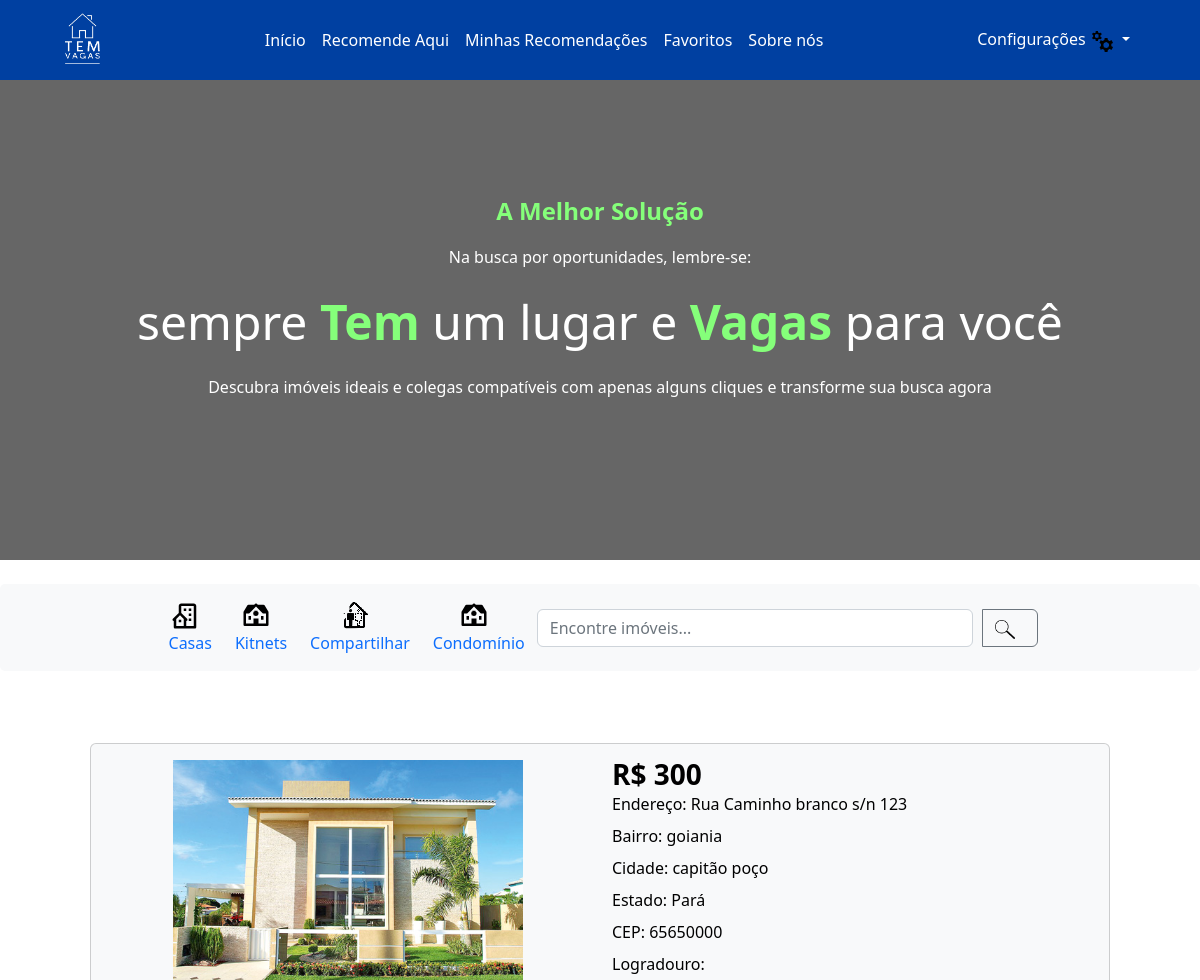
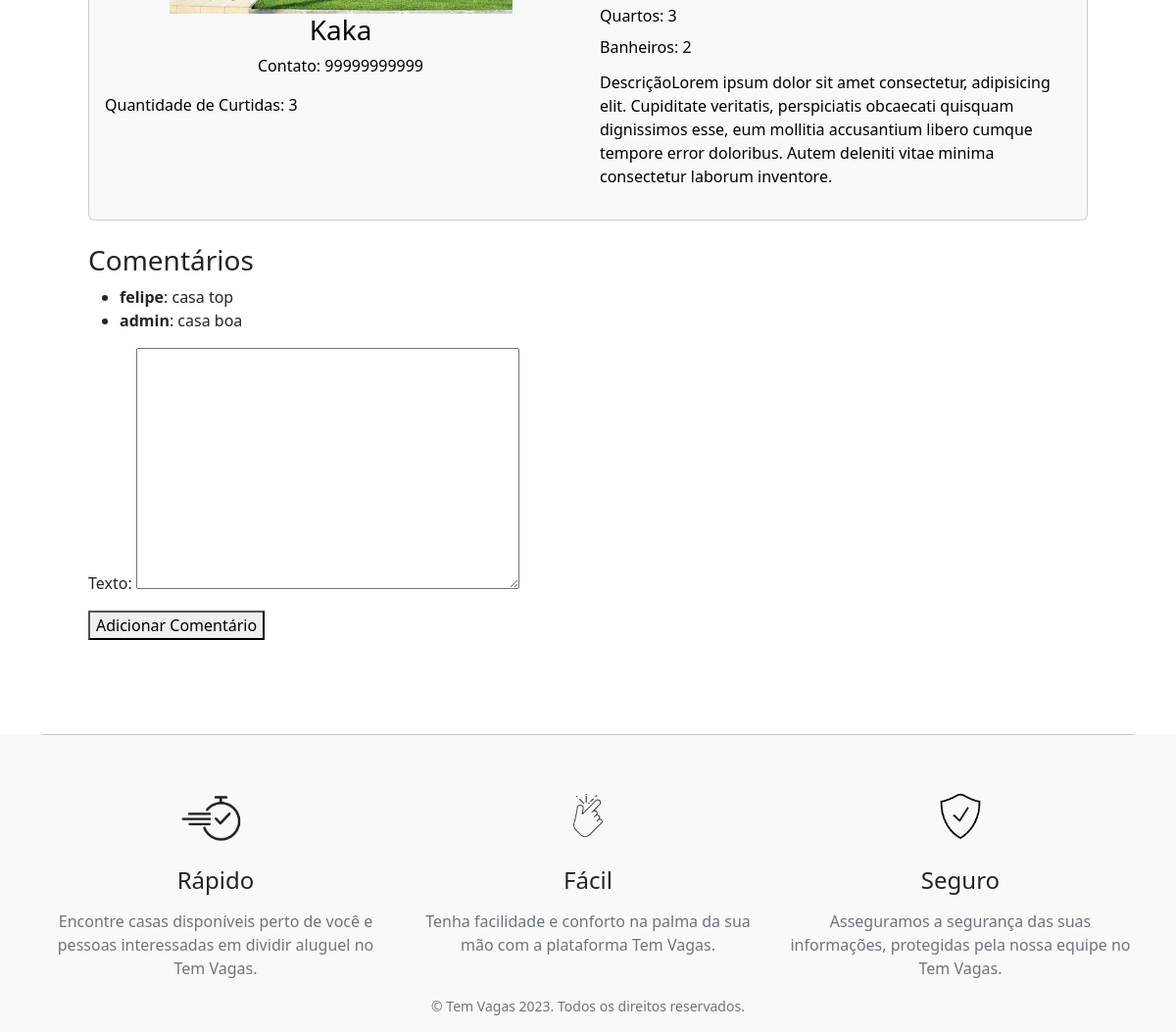
Page /adicionar-comentario/12/ (signed in) on the committed database (2 pictures, top to bottom).
### posts_app/models.py (models this page shows, shortened)
class recomendacoes(models.Model):
    nome = models.CharField(max_length=100)
    telefone = models.CharField(max_length=15)
    TIPOS_IMOVEL = [
        ('Casa', 'Casa'),
        ('Kitnet', 'Kit-net'),
        ('Compartilhar', 'Compartilhar'),
        ('Condominio', 'Condomínio'),
    ]
    tipo_imovel = models.CharField(max_length=100, choices=TIPOS_IMOVEL)
    endereco = models.CharField(max_length=255)
    numero = models.CharField(max_length=5)
    bairro = models.CharField(max_length=255)
    cidade = models.CharField(max_length=15)
    estado = models.CharField(max_length=15)
    cep = models.CharField(max_length=8)
    valor_aluguel = models.CharField(max_length=10)
    quantidade_quartos = models.CharField(max_length=2)
    quantidade_banheiros = models.CharField(max_length=2)
    descricao = models.TextField()
    image = models.ImageField(upload_to='images/', blank=True, null=True)
    create_at = models.DateTimeField(auto_now_add=True)
    owner = models.ForeignKey(get_user_model(), on_delete=models.CASCADE, null=True)
    curtidas = models.ManyToManyField(get_user_model(), through='Curtida', related_name='curtidas')
    favoritos = models.ManyToManyField(get_user_model(), through='Favorito', related_name='favoritos')
    class Meta:
        verbose_name = 'Imovel'
        verbose_name_plural = 'Imoveis'
        ordering = ['id']

class Comentario(models.Model):
    usuario = models.ForeignKey(get_user_model(), on_delete=models.CASCADE)
    recomendacao = models.ForeignKey(recomendacoes, on_delete=models.CASCADE, related_name='comentarios')
    texto = models.TextField()
    data_criacao = models.DateTimeField(auto_now_add=True)

### accounts/models.py (models this page shows, shortened)
class CustomUser(AbstractUser):
   matricula = models.CharField(max_length=10, unique=True)

### posts_app/views.py (the view)
# urls.py: path('adicionar-comentario/<int:id>/', views.adicionar_comentario, name='adicionar-comentario'),
@login_required
def adicionar_comentario(request, id):
    imovel = get_object_or_404(recomendacoes, id=id)
    if request.method == 'POST':
        form = ComentarioForm(request.POST)
        if form.is_valid():
            comentario = form.save(commit=False)
            comentario.usuario = request.user
            comentario.recomendacao = imovel
            comentario.save()
            messages.success(request, 'Comentário adicionado com sucesso.')
            return HttpResponseRedirect(reverse('recommendation-detail', kwargs={'id': imovel.id}))
    else:
        form = ComentarioForm()
    return render(request, 'adicionar_comentario.html', {'form': form, 'imovel': imovel})

### posts_app/forms.py
class ComentarioForm(forms.ModelForm):
    class Meta:
        model = Comentario
        fields = ["texto"]

### posts_app/templates/adicionar_comentario.html (shortened to what this page needs)
{% extends 'base.html' %}
{% block content %}
<div class="text-start">
   <div class="card h-100 text-bg-light">
      <div class="card-body">
         <div class="row">
            <div class="col-md-6">
               <div class="text-center">
                  <img src="{{ imovel.image.url }}" width="350" alt="...">
               </div>
               <figcaption class="figcaption text-center">
                  <h3>{{ imovel.nome }}</h3>
               </figcaption>
               <p class="text-center">Contato: {{ imovel.telefone }}</p>
               <p>Quantidade de Curtidas: <span id="numero_curtidas_{{ imovel.id }}">{{ imovel.curtidas.count }}</span></p>
            </div>
            <div class="col-md-6">
               <h3 class="lh-1 fw-bold">R$ {{ imovel.valor_aluguel }}</h3>
               <p class="lh-1">Endereço: {{ imovel.endereco }}</p>
               <p class="lh-1">Bairro: {{ imovel.bairro }}</p>
               <p class="lh-1">Cidade: {{ imovel.cidade }}</p>
               <p class="lh-1">Estado: {{ imovel.estado }}</p>
               <p class="lh-1">CEP: {{ imovel.cep }}</p>
               <p class="lh-1">Logradouro: {{ imovel.logradouro }}</p>
               <p class="lh-1">Quartos: {{ imovel.quantidade_quartos }}</p>
               <p class="lh-1">Banheiros: {{ imovel.quantidade_banheiros }}</p>
               <p class="overflow-y-auto">Descrição{{ imovel.descricao }}</p>
            </div>
         </div>
      </div>
   </div>
</div>
<div class="mt-4">
   <h3>Comentários</h3>
   {% if imovel.comentarios.all %}
   <ul>
      {% for comentario in imovel.comentarios.all %}
      <li>
         <strong>{{ comentario.usuario.username }}</strong>: {{ comentario.texto }}
      </li>
      {% endfor %}
   </ul>
   {% else %}
   <p>Ainda não há comentários. Seja o primeiro a comentar!</p>
   {% endif %}
   <form method="post" action="{% url 'adicionar-comentario' id=imovel.id %}">
      {{ form.as_p }}
      <button type="submit">Adicionar Comentário</button>
   </form>
</div>
{% endblock %}

### posts_app/static/css/_navbar.css (style rules this page uses)
:root { --cor-azul-navbar: #0040A1; --cor-verde-destaque: #85FF7A; }

### rows in the picture
recomendacoes: image (picture), nome "Kaka", telefone "99999999999", curtidas.count "3", valor_aluguel "300", endereco "Rua Caminho branco s/n 123", bairro "goiania", cidade "capitão poço", estado "Pará", cep "65650000", quantidade_quartos "3", quantidade_banheiros "2", descricao "Lorem ipsum dolor sit amet consectetur, adipisicing elit. Cupiditate veritatis, perspiciatis obcaecati quisquam dignissimos esse, eum mollitia accusantium libero cumque tempore error doloribus. Autem deleniti vitae minima consectetur laborum inventore."
Comentario: usuario.username "felipe", texto "casa top"
Comentario: usuario.username "admin", texto "casa boa"
